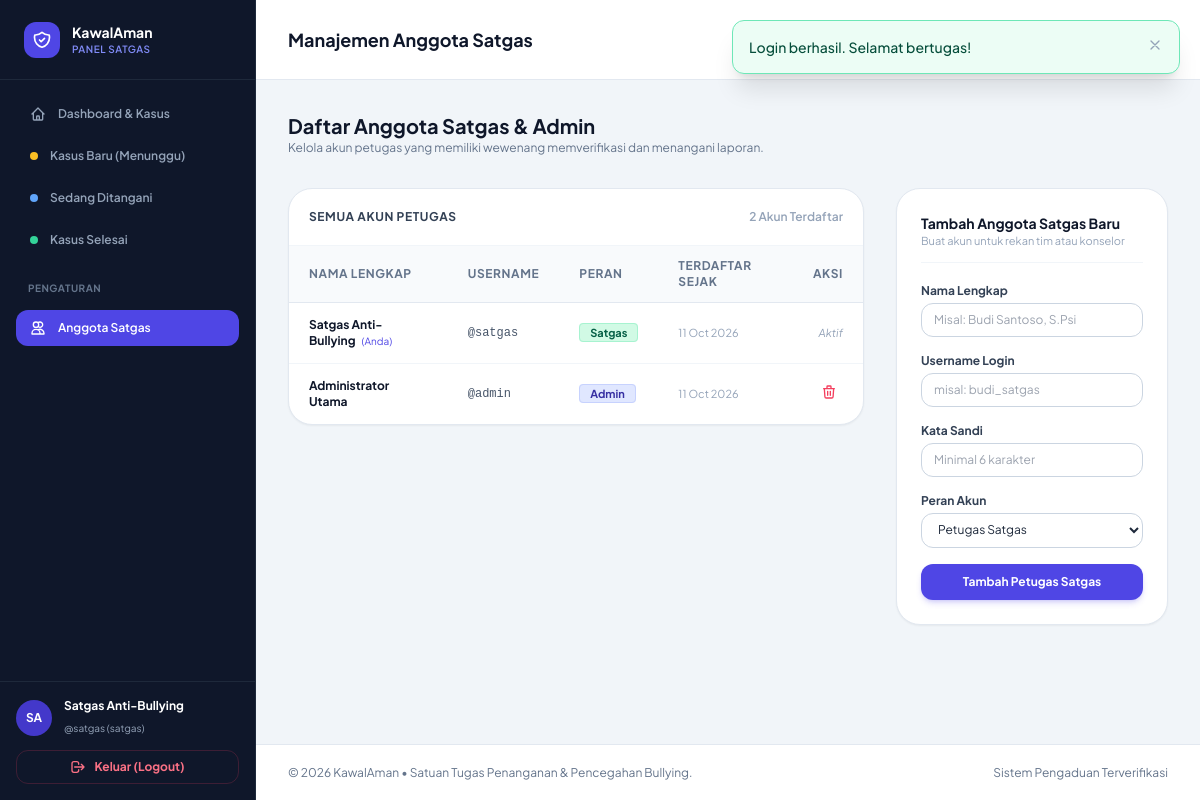
/satgas/users.php (signed in), run on the app's committed database.
### tables this page shows
CREATE TABLE IF NOT EXISTS `users` (
    `id` INT AUTO_INCREMENT PRIMARY KEY,
    `name` VARCHAR(100) NOT NULL,
    `username` VARCHAR(50) NOT NULL UNIQUE,
    `password` VARCHAR(255) NOT NULL,
    `role` ENUM('admin', 'satgas') NOT NULL DEFAULT 'satgas',
    `created_at` TIMESTAMP NOT NULL DEFAULT CURRENT_TIMESTAMP
);

### includes/functions.php (called while the page is built, shortened)
<?php
function escapeHtml($str) {
    return htmlspecialchars((string)$str, ENT_QUOTES, 'UTF-8');
}

### includes/auth.php (called while the page is built, shortened)
<?php
require_once __DIR__ . '/functions.php';
function getLoggedInSatgas() {
    return $_SESSION['satgas_user'] ?? null;
}

### satgas/users.php (the view, shortened to what this page needs)
<?php
require_once __DIR__ . '/includes/satgas_header.php';
$pdo = getDbConnection();
$users = $pdo->query("SELECT id, name, username, role, created_at FROM users ORDER BY id ASC")->fetchAll();
?>
<div class="space-y-8 max-w-6xl">
    <div class="flex flex-col sm:flex-row sm:items-center justify-between gap-4">
        <div>
            <h2 class="text-xl font-bold text-slate-900">Daftar Anggota Satgas & Admin</h2>
            <p class="text-xs text-slate-500">Kelola akun petugas yang memiliki wewenang memverifikasi dan menangani laporan.</p>
        </div>
    </div>
    <div class="grid grid-cols-1 lg:grid-cols-12 gap-8 items-start">
        <div class="lg:col-span-8 bg-white rounded-3xl border border-slate-200 shadow-sm overflow-hidden">
            <div class="p-5 border-b border-slate-100 flex items-center justify-between">
                <h3 class="text-xs font-bold text-slate-700 uppercase tracking-wider">Semua Akun Petugas</h3>
                <span class="text-xs text-slate-400 font-semibold"><?= count($users) ?> Akun Terdaftar</span>
            </div>
            <div class="overflow-x-auto">
                <table class="w-full text-left border-collapse text-xs">
                    <thead>
                        <tr class="bg-slate-50 text-slate-500 font-bold uppercase tracking-wider border-b border-slate-200">
                            <th class="py-3 px-5">Nama Lengkap</th>
                            <th class="py-3 px-5">Username</th>
                            <th class="py-3 px-5">Peran</th>
                            <th class="py-3 px-5">Terdaftar Sejak</th>
                            <th class="py-3 px-5 text-right">Aksi</th>
                        </tr>
                    </thead>
                    <tbody class="divide-y divide-slate-100">
                        <?php foreach ($users as $u): ?>
                            <tr class="hover:bg-slate-50 transition-colors">
                                <td class="py-3.5 px-5 font-bold text-slate-900">
                                    <?= escapeHtml($u['name']) ?>
                                    <?php if ((int)$u['id'] === (int)$currentUser['id']): ?>
                                        <span class="text-[10px] text-indigo-600 font-normal ml-1">(Anda)</span>
                                    <?php endif; ?>
                                </td>
                                <td class="py-3.5 px-5 font-mono text-slate-600">
                                    @<?= escapeHtml($u['username']) ?>
                                </td>
                                <td class="py-3.5 px-5">
                                    <?php if ($u['role'] === 'admin'): ?>
                                        <span class="px-2.5 py-0.5 rounded text-[11px] font-bold bg-indigo-100 text-indigo-800 border border-indigo-200">Admin</span>
                                    <?php else: ?>
                                        <span class="px-2.5 py-0.5 rounded text-[11px] font-bold bg-emerald-100 text-emerald-800 border border-emerald-200">Satgas</span>
                                    <?php endif; ?>
                                </td>
                                <td class="py-3.5 px-5 text-slate-400 text-[11px]">
                                    <?= date('d M Y', strtotime($u['created_at'])) ?>
                                </td>
                                <td class="py-3.5 px-5 text-right">
                                    <?php if ((int)$u['id'] !== (int)$currentUser['id']): ?>
                                        <a href="users.php?delete_id=<?= $u['id'] ?>" onclick="return confirm('Hapus akun <?= escapeHtml($u['name']) ?>?')" class="p-1.5 rounded-lg text-rose-500 hover:bg-rose-50 transition-colors inline-block" title="Hapus Akun">
                                            <svg class="w-4 h-4" fill="none" stroke="currentColor" viewBox="0 0 24 24"><path stroke-linecap="round" stroke-linejoin="round" stroke-width="2" d="M19 7l-.867 12.142A2 2 0 0116.138 21H7.862a2 2 0 01-1.995-1.858L5 7m5 4v6m4-6v6m1-10V4a1 1 0 00-1-1h-4a1 1 0 00-1 1v3M4 7h16"/></svg>
                                        </a>
                                    <?php else: ?>
                                        <span class="text-[11px] text-slate-400 italic">Aktif</span>
                                    <?php endif; ?>
                                </td>
                            </tr>
                        <?php endforeach; ?>
                    </tbody>
                </table>
            </div>
        </div>
        <div class="lg:col-span-4 bg-white rounded-3xl p-6 border border-slate-200 shadow-sm space-y-5">
            <div class="pb-3 border-b border-slate-100">
                <h3 class="text-sm font-bold text-slate-900">Tambah Anggota Satgas Baru</h3>
                <p class="text-[11px] text-slate-400">Buat akun untuk rekan tim atau konselor</p>
            </div>
            <form action="users.php" method="POST" class="space-y-4 text-xs">
                <div class="space-y-1">
                    <label for="name" class="font-bold text-slate-700">Nama Lengkap</label>
                    <input type="text" id="name" name="name" placeholder="Misal: Budi Santoso, S.Psi" class="w-full px-3 py-2 rounded-xl border border-slate-300 focus:ring-2 focus:ring-indigo-500 focus:border-indigo-500" required>
                </div>
                <div class="space-y-1">
                    <label for="username" class="font-bold text-slate-700">Username Login</label>
                    <input type="text" id="username" name="username" placeholder="misal: budi_satgas" class="w-full px-3 py-2 rounded-xl border border-slate-300 focus:ring-2 focus:ring-indigo-500 focus:border-indigo-500" required>
                </div>
                <div class="space-y-1">
                    <label for="password" class="font-bold text-slate-700">Kata Sandi</label>
                    <input type="password" id="password" name="password" placeholder="Minimal 6 karakter" class="w-full px-3 py-2 rounded-xl border border-slate-300 focus:ring-2 focus:ring-indigo-500 focus:border-indigo-500" required>
                </div>
                <div class="space-y-1">
                    <label for="role" class="font-bold text-slate-700">Peran Akun</label>
                    <select id="role" name="role" class="w-full px-3 py-2 rounded-xl border border-slate-300 focus:ring-2 focus:ring-indigo-500 focus:border-indigo-500 bg-white">
                        <option value="satgas">Petugas Satgas</option>
                    </select>
                </div>
                <button type="submit" class="w-full py-2.5 px-4 rounded-xl bg-indigo-600 hover:bg-indigo-700 text-white font-bold transition-all shadow-md shadow-indigo-600/20 cursor-pointer mt-2">
                    Tambah Petugas Satgas
                </button>
            </form>
        </div>
    </div>
</div>
<?php require_once __DIR__ . '/includes/satgas_footer.php'; ?>

### assets/css/custom.css (style rules this page uses)
body { font-family: 'Plus Jakarta Sans', sans-serif; scroll-behavior: smooth; }

### data on the page
users: name "Satgas Anti-Bullying", shows "(Anda)", username "satgas", role "Satgas", created_at "11 Oct 2026", shows "Aktif"
users: name "Administrator Utama", username "admin", role "Admin", created_at "11 Oct 2026"

### other printed values
escapeHtml($flash['message']) "Login berhasil. Selamat bertugas!"
APP_NAME "KawalAman"
substr($currentUser['name'], 0, 2) "SA"
escapeHtml($currentUser['name']) "Satgas Anti-Bullying"
escapeHtml($currentUser['username']) "satgas"
escapeHtml($currentUser['role']) "satgas"
PANEL_TITLE "Manajemen Anggota Satgas"
count($users) "2"
